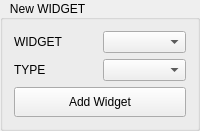
       <widget class="QGroupBox" name="groupBox_2">
        <property name="font">
         <font>
          <bold>false</bold>
         </font>
        </property>
        <property name="title">
         <string>   New WIDGET</string>
        </property>
        <property name="alignment">
         <set>Qt::AlignmentFlag::AlignJustify|Qt::AlignmentFlag::AlignVCenter</set>
        </property>
        <layout class="QVBoxLayout" name="verticalLayout_10">
         <item>
          <layout class="QHBoxLayout" name="horizontalLayout_2">
           <item>
            <widget class="QLabel" name="labelWidget_3">
             <property name="text">
              <string>WIDGET</string>
             </property>
            </widget>
           </item>
           <item>
            <widget class="QComboBox" name="widgetComboAdd"/>
           </item>
          </layout>
         </item>
         <item>
          <layout class="QHBoxLayout" name="horizontalLayout_7">
           <item>
            <widget class="QLabel" name="labelType_3">
             <property name="text">
              <string>TYPE</string>
             </property>
            </widget>
           </item>
           <item>
            <widget class="QComboBox" name="typeComboAdd"/>
           </item>
          </layout>
         </item>
         <item>
          <widget class="QPushButton" name="pushButtonAjouterWidget">
           <property name="minimumSize">
            <size>
             <width>0</width>
             <height>30</height>
            </size>
           </property>
           <property name="maximumSize">
            <size>
             <width>16777215</width>
             <height>30</height>
            </size>
           </property>
           <property name="text">
            <string>Add Widget</string>
           </property>
          </widget>
         </item>
        </layout>
       </widget>
